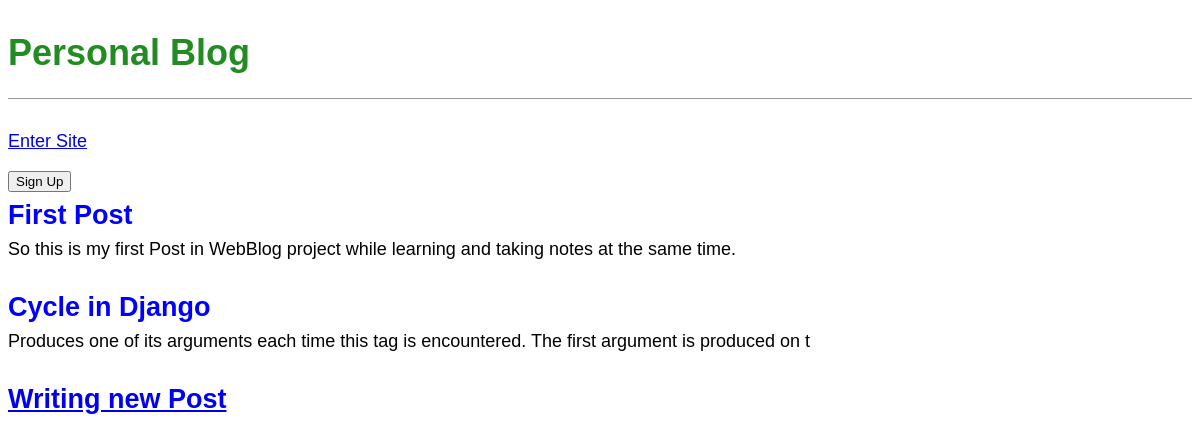
/, run on an earlier commit of the app's database.
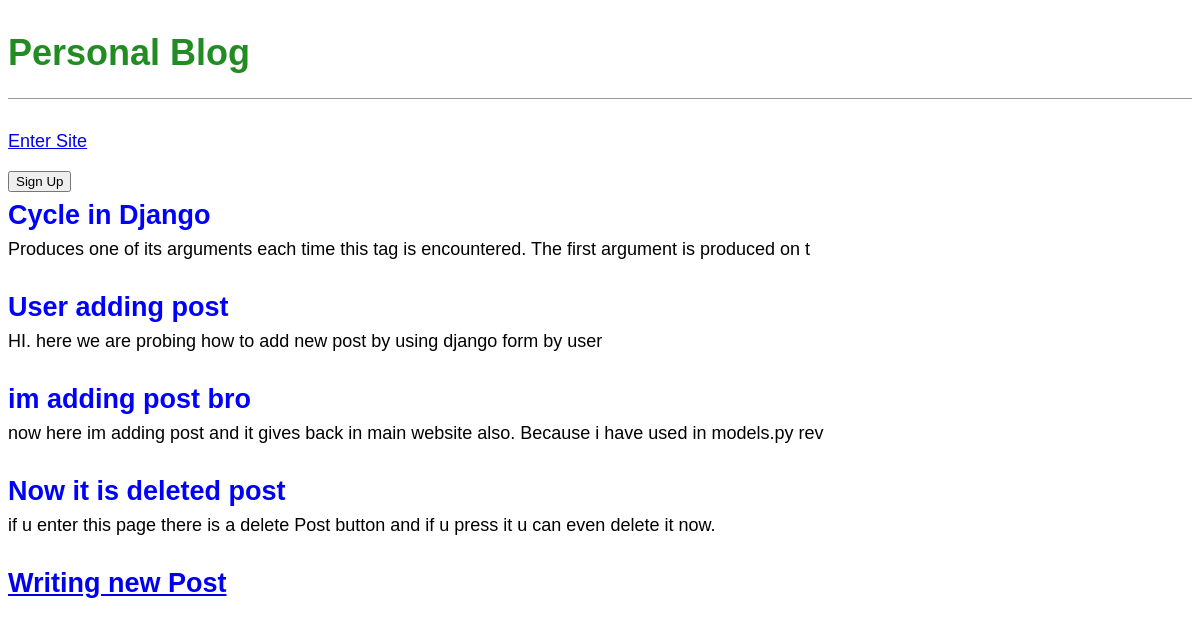
And on a later commit of the database.
### WebBlog/models.py (models this page shows, shortened)
class Post(models.Model):
    title = models.CharField(max_length=200)
    author = models.ForeignKey('auth.User', on_delete=models.CASCADE)
    body = models.TextField()

### WebBlog/views.py (the view)
# urls.py: path('',BlogListView.as_view(), name='home'),
class BlogListView(ListView):
    model = Post
    template_name = 'home.html'

### templates/home.html
{% extends 'base.html' %}
{% block content %}
    {% for post in object_list %}
        <div class="post-entry">
            <h2><a href="{% url 'post_detail' post.pk %}">{{ post.title }}</a></h2>
            <p>{{ post.body | slice:"100" }}</p>
        </div>
    {% endfor %}
{% endblock content %}

### templates/base.html (shortened to what this page needs)
<!DOCTYPE html>
{% load static %}
<html lang="en">
<head>
    <link rel="stylesheet" href="{% static 'css/base.css' %}">
</head>
<body>
    <header>
        <h1><a href="{% url 'home' %}">Personal Blog</a></h1>
    </header>
    {% if user.is_authenticated %}
        <p> Welcome, {{user.username }}!</p>
        <form method="post" action="{% url 'logout' %}">
            {% csrf_token %}
            <button type="submit">Exit Site</button>
        </form>
    {% else %}
        <p><a href="{% url 'login' %}">Enter Site</a></p>
        <form method="post" action="{% url 'signup' %}">
            <button type="submit">Sign Up</button>
        </form>
    {% endif %}
    <div>
        {% block content %}
        {% endblock content %}
    </div>
    <footer>
        <h2><a href="{% url 'post_new' %}">Writing new Post</a></h2>
    </footer>
</body>
</html>

### static/css/base.css (style rules this page uses)
header { border-bottom: 1px solid #999; margin-bottom: 2rem; display: flex; }
body { font-family: 'Noto Sans JP', sans-serif; font-size: 18px; }
header h1 a { color: ForestGreen; text-decoration: none; }
.post-entry { margin-bottom: 2rem; }
.post-entry h2 { margin: 0.5rem 0; }
.post-entry h2 a, .post-entry h2 a:visited { color: blue; text-decoration: none; }
.post-entry p { margin: 0; font-weight: 400; }

What changed in the data, as far as the page shows it:
removed Post: title "First Post", body "So this is my first Post in WebBlog project while learning and taking notes at the same time."
added Post: title "User adding post", body "HI. here we are probing how to add new post by using django form by user"
added Post: title "im adding post bro", body "now here im adding post and it gives back in main website also. Because i have used in models.py rev"
added Post: title "Now it is deleted post", body "if u enter this page there is a delete Post button and if u press it u can even delete it now."
